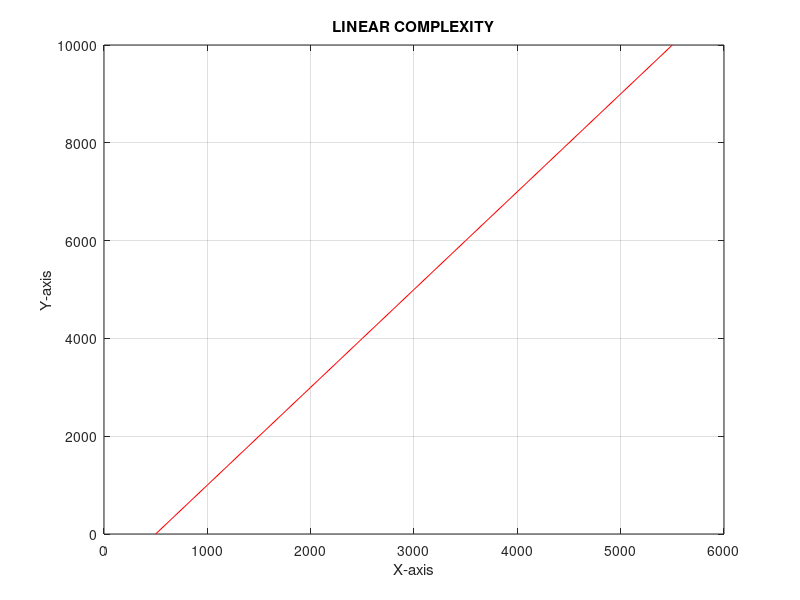

This chart was generated by the following MATLAB code:
% Define your own data values
x = [500,1000, 1500,2000,2500,3000,3500,4000,4500,5000,5500]; % Y-axis values
y = [0,1000,2000, 3000, 4000,5000,6000,7000,8000,9000,10000];
% Plot the line chart
plot(x, y, 'r'); % 'bo-' specifies blue color, circular markers, and solid line

% Add labels and title
xlabel('X-axis');
ylabel('Y-axis');
title('LINEAR COMPLEXITY');

% Optionally, add grid lines
grid on;
